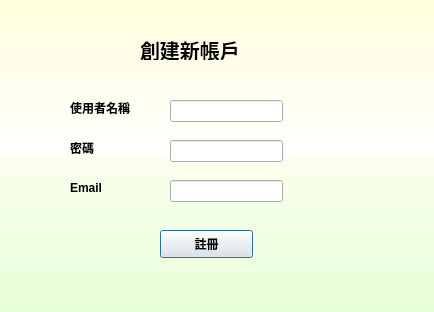
<?xml version="1.0" encoding="UTF-8"?>
<ui version="4.0">
 <class>CreateAccount</class>
 <widget class="QDialog" name="CreateAccount">
  <property name="geometry">
   <rect>
    <x>0</x>
    <y>0</y>
    <width>434</width>
    <height>312</height>
   </rect>
  </property>
  <property name="windowTitle">
   <string>Dialog</string>
  </property>
  <property name="styleSheet">
   <string notr="true">QDialog{
background-color: qlineargradient(spread:pad, x1:0, y1:0, x2:0, y2:1, stop:0 rgba(255, 254, 219, 255), stop:0.495 rgba(255, 255, 255, 255), stop:0.505 rgba(250, 255, 237, 255), stop:1 rgba(230, 255, 216, 255));
}</string>
  </property>
  <widget class="QLabel" name="username_label">
   <property name="geometry">
    <rect>
     <x>70</x>
     <y>100</y>
     <width>80</width>
     <height>15</height>
    </rect>
   </property>
   <property name="font">
    <font>
     <weight>75</weight>
     <bold>true</bold>
    </font>
   </property>
   <property name="text">
    <string>使用者名稱</string>
   </property>
  </widget>
  <widget class="QLabel" name="password_label">
   <property name="geometry">
    <rect>
     <x>70</x>
     <y>140</y>
     <width>80</width>
     <height>15</height>
    </rect>
   </property>
   <property name="font">
    <font>
     <weight>75</weight>
     <bold>true</bold>
    </font>
   </property>
   <property name="text">
    <string>密碼</string>
   </property>
  </widget>
  <widget class="QLabel" name="email_label">
   <property name="geometry">
    <rect>
     <x>70</x>
     <y>180</y>
     <width>80</width>
     <height>15</height>
    </rect>
   </property>
   <property name="font">
    <font>
     <weight>75</weight>
     <bold>true</bold>
    </font>
   </property>
   <property name="text">
    <string>Email</string>
   </property>
  </widget>
  <widget class="QLineEdit" name="lineusername">
   <property name="geometry">
    <rect>
     <x>170</x>
     <y>100</y>
     <width>113</width>
     <height>22</height>
    </rect>
   </property>
  </widget>
  <widget class="QLineEdit" name="linepassword">
   <property name="geometry">
    <rect>
     <x>170</x>
     <y>140</y>
     <width>113</width>
     <height>22</height>
    </rect>
   </property>
  </widget>
  <widget class="QLineEdit" name="lineemail">
   <property name="geometry">
    <rect>
     <x>170</x>
     <y>180</y>
     <width>113</width>
     <height>22</height>
    </rect>
   </property>
  </widget>
  <widget class="QPushButton" name="buttonSign">
   <property name="geometry">
    <rect>
     <x>160</x>
     <y>230</y>
     <width>93</width>
     <height>28</height>
    </rect>
   </property>
   <property name="font">
    <font>
     <weight>75</weight>
     <bold>true</bold>
    </font>
   </property>
   <property name="text">
    <string>註冊</string>
   </property>
  </widget>
  <widget class="QLabel" name="creat__label">
   <property name="geometry">
    <rect>
     <x>140</x>
     <y>40</y>
     <width>200</width>
     <height>20</height>
    </rect>
   </property>
   <property name="font">
    <font>
     <pointsize>15</pointsize>
     <weight>75</weight>
     <bold>true</bold>
    </font>
   </property>
   <property name="text">
    <string>創建新帳戶</string>
   </property>
  </widget>
 </widget>
 <resources/>
 <connections/>
</ui>
